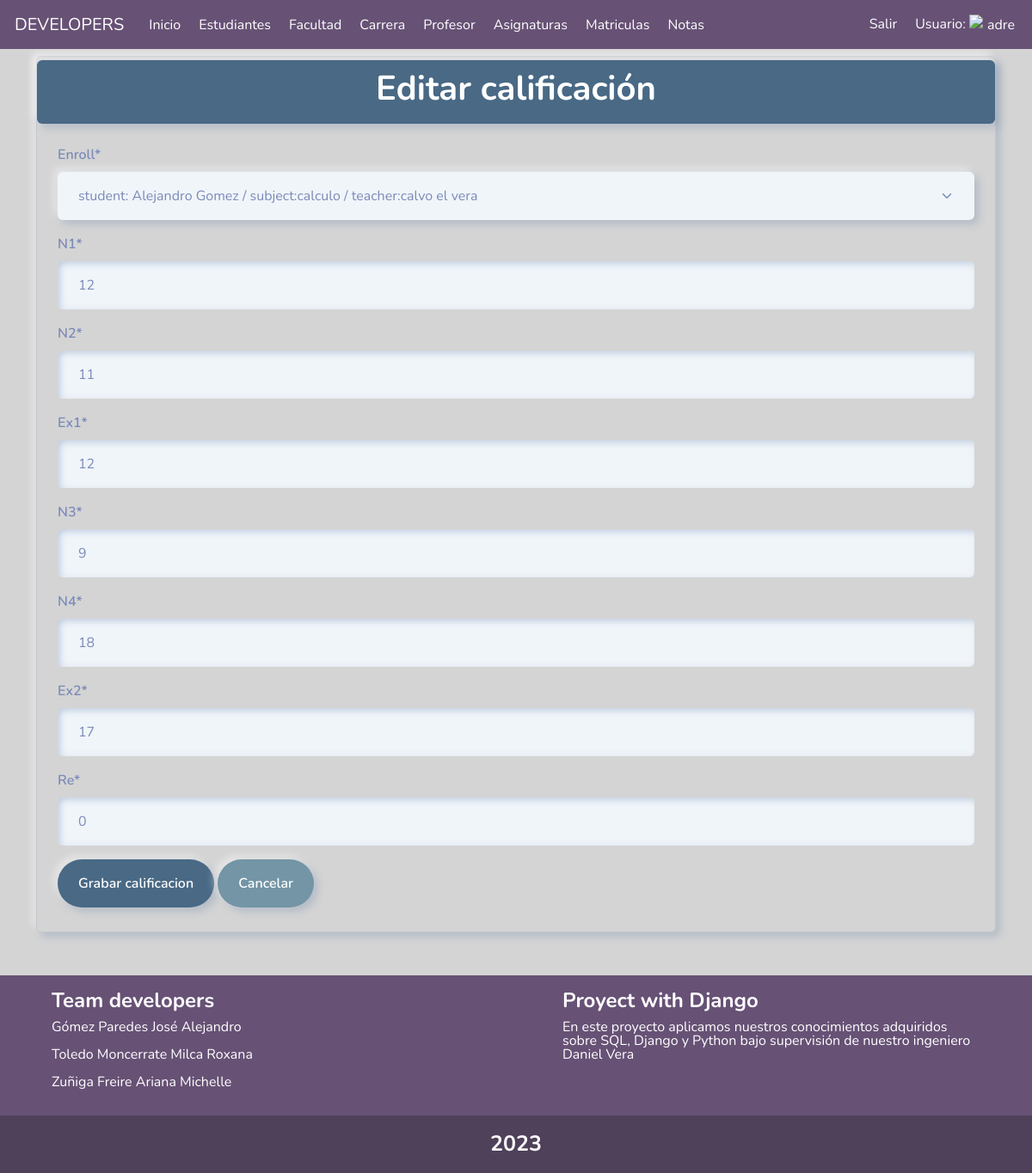
Screenshot of /calification/update/1/ (signed in) with the database file from the repository.
### notas/models.py (models this page shows, shortened)
class Calification(models.Model):
    n1 = models.IntegerField('n1', default=0)
    n2 = models.IntegerField('n2', default=0)
    n3 = models.IntegerField('n3', default=0)
    n4 = models.IntegerField('n4', default=0)
    ex1 = models.IntegerField('ex1', default=0)
    ex2 = models.IntegerField('ex2', default=0)
    p1 = models.IntegerField('p1', default=0)
    p2 = models.IntegerField('p2', default=0)
    re = models.IntegerField('re', default=0)
    final = models.IntegerField('final', default=0)
    enroll = models.OneToOneField(enrollment, on_delete=models.CASCADE)
    def __str__(self):
        return f"p1: {self.p1} / p2:{self.p2} / final:{self.final} / enroll:{ self.enroll.__str__()}"

### notas/calitications.py (the view, shortened to what this page needs)
@ login_required
def update_calification(request, id):
    calificacion = Calification.objects.filter(id=id).first()
    form = None
    print(calificacion)
    if request.method == "GET":
        form = calificationForm(instance=calificacion)
        context = {'title': 'Editar calificación',
                   'form': form, 'error': ''}
        return render(request, 'calificaciones/create_calification.html', context)

### notas/forms.py
class calificationForm(ModelForm):
    class Meta:
        model = Calification
        fields = ['enroll', 'n1', 'n2', 'ex1', 'n3', 'n4', 'ex2', 're']

### notas/models.py (called while the page is built)
    def __str__(self):
        return f"{self.firstname} {self.lastname}"

    def __str__(self):
        return f"{self.lastname} {self.firstname}"

    def __str__(self):
        return f"student: {self.student} / subject:{self.subject.name} / teacher:{self.teacher}"

### notas/templates/calificaciones/create_calification.html (shortened to what this page needs)
{% extends "base.html" %}
{% load static %}
{% load crispy_forms_tags %}
{% block content%}
<div class="container">
    <div class="py-1 mt-2 border border-1 shadow rounded ">
        <div class="py-2 border border-1 shadow rounded text-center color">
            <h1 class="fw-bold text-white text-success">{{title}}</h1>
        </div>
        <form method="POST" class="m-4">
            {{form|crispy}}
            <button class="btn color text-white" type="submit">Grabar calificacion</button>
            <a class="btn botones text-white" href="/calification/">Cancelar</a>
        </form>
    </div>
</div>
{% endblock content %}

### static/css/estilos.css (style rules this page uses)
.fondo { background-color: rgb(212, 212, 212) }
.color { background-color: #496985; }
.botones { background: #7395a5; }

### rows the page displays
Calification: enroll "student: Alejandro Gomez / subject:calculo / teacher:calvo el vera", n1 "12", n2 "11", ex1 "12", n3 "9", n4 "18", ex2 "17", re "0"

### other values shown
{{ title }} "Editar calificación"
